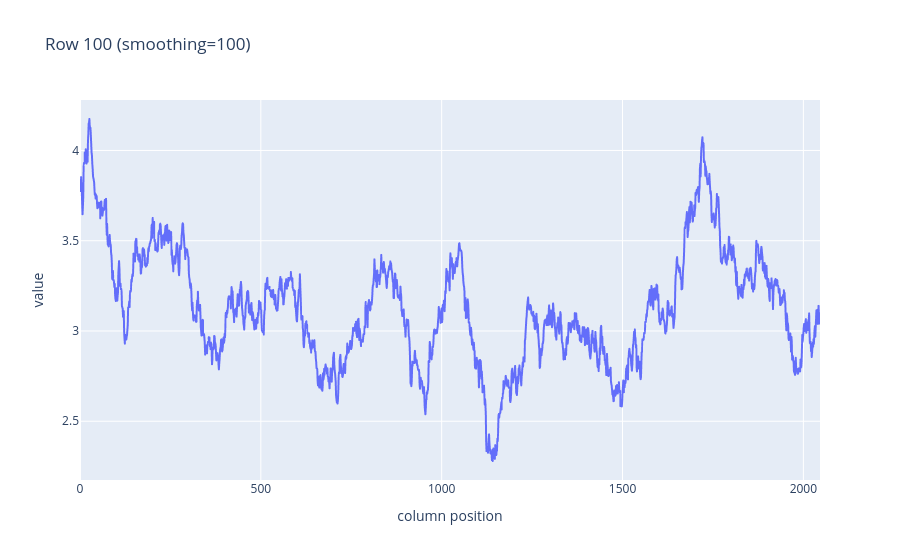

This figure's notebook cell:
### Code cell
import pandas as pd
import plotly.express as px

def plot_row(df, row_idx=0, smoothing=1):
    row = df.iloc[row_idx]

    y = row.values
    if smoothing and smoothing > 1:
        y = pd.Series(y).rolling(window=smoothing, center=True, min_periods=1).mean()

    fig = px.line(
        x=range(len(row)),
        y=y,
        labels={"x": "column position", "y": "value"},
        title=f"Row {row_idx} (smoothing={smoothing})"
    )
    fig.show()

plot_row(df, row_idx=100, smoothing=100)

### Figure 1 — Plotly figure (JSON) as saved in the notebook; plotly's stock layout.template omitted (floating-point values rounded to 4 significant figures; data arrays with more than 128 entries replaced by an {"elided": "..."} marker saying what was removed)
{"data": [{"hovertemplate": "column position=%{x}<br>value=%{y}<extra></extra>", "legendgroup": "", "line": {"color": "#636efa", "dash": "solid"}, "marker": {"symbol": "circle"}, "mode": "lines", "name": "", "showlegend": false, "type": "scattergl", "x": {"elided": "2047 int values"}, "xaxis": "x", "y": {"elided": "2047 float values"}, "yaxis": "y"}], "layout": {"legend": {"tracegroupgap": 0}, "title": {"text": "Row 100 (smoothing=100)"}, "xaxis": {"anchor": "y", "domain": [0, 1], "title": {"text": "column position"}}, "yaxis": {"anchor": "x", "domain": [0, 1], "title": {"text": "value"}}}}
